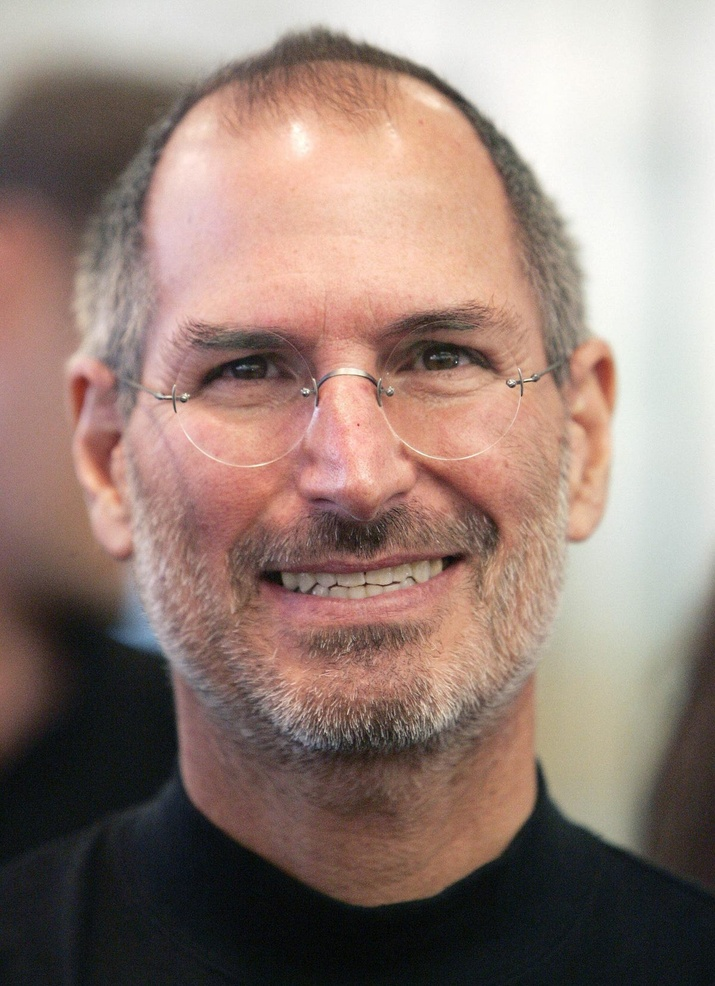
#> input picture docs/Part1. Object Detection/3. Edge Detection/img/steve.jpg, 715 x 986 px, shrunk from 1200 x 1654 before the run, found by its file name
$ jupyter execute code.ipynb   (shell and % lines are left out)
#> lines starting #> are read from the running program, lines starting #| are printed output that depends on the picture; after the words box and inside, x2 and y2 are one past the last pixel; in counts of white or black regions, pixels touching at a corner belong together
# Edge Detection

## Pary A. Image Review and Detection Test

I chose this image because the background is blurred. Of course, Steve Jobs is my idiot. I really want to be a successful inventor oneday. Thanks and enjoy

[cell 1]
import cv2
import numpy as np
import matplotlib.pyplot as plt

[cell 2]
img = cv2.imread("img\\steve.jpg")
#> img is the input picture: shape (986, 715, 3); mean B, G, R 118.9, 127.8, 149.2
img = cv2.cvtColor(img, cv2.COLOR_BGR2RGB)
plt.imshow(img)

[cell 3]
edges = cv2.Canny(image=img, threshold1=127, threshold2=127)
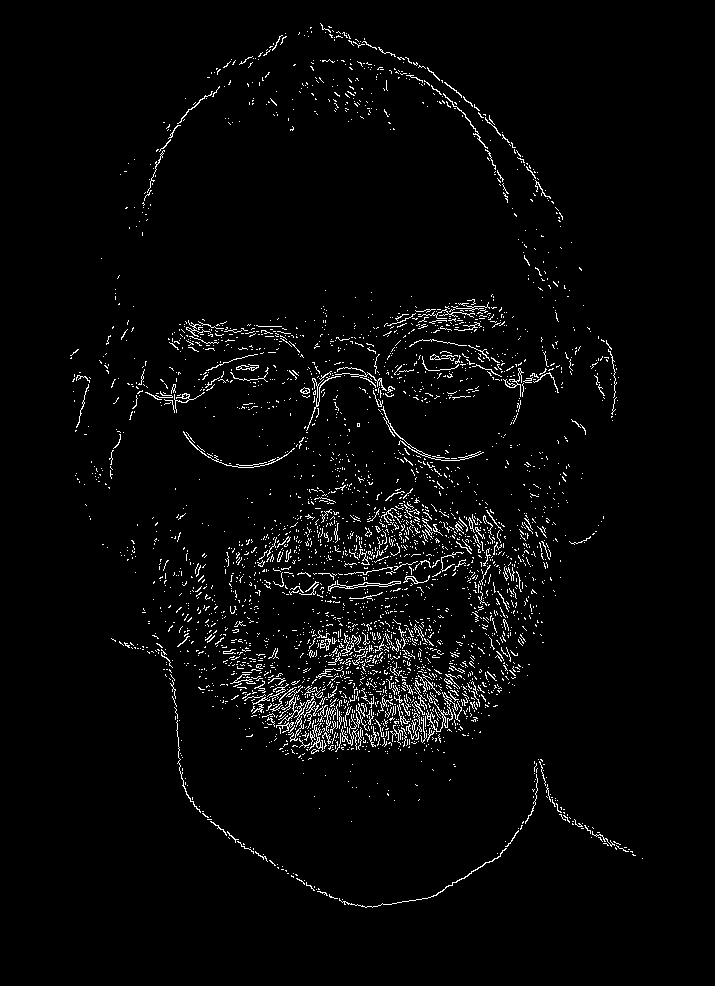
#> edges: shape (986, 715); 3% white in thin lines or dots, all inside (x1, y1, x2, y2) = (70, 23, 643, 908)
plt.imshow(edges, cmap='gray_r')

## Part B. Chossing Threshold

[cell 4]
median_val = np.median(img)
#> median_val = 134

[cell 5]
print("The maximum intensity of the image %d"%img.max())
#| The maximum intensity of the image 255
print("The minimum intensity of the image %d"%img.min())
#| The minimum intensity of the image 0

[cell 6]
const1, const2 = 0.7, 1.3
lower = int(max(0, const1* median_val))
#> lower = 93
upper = int(min(255,const2 * median_val))
#> upper = 174
edges = cv2.Canny(image=img, threshold1=lower, threshold2=upper)
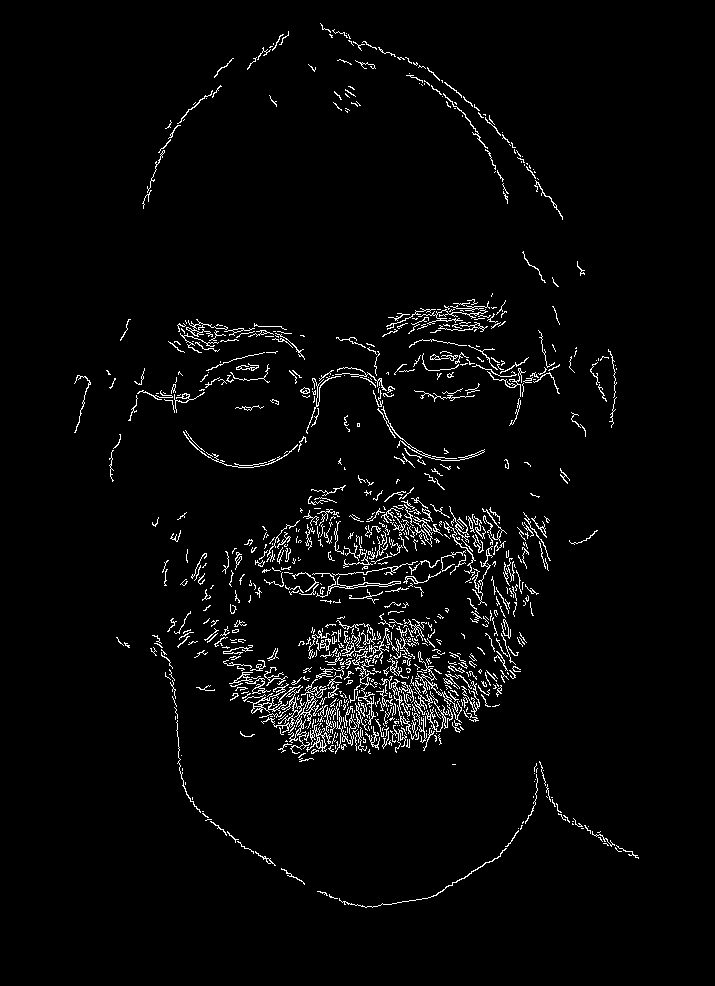
#> edges: shape (986, 715); 3.1% white in thin lines or dots, all inside (x1, y1, x2, y2) = (74, 23, 639, 908)
plt.imshow(edges, cmap='gray_r')

## Part C. Data Analysis with blurred image

[cell 7]
blurred_img = cv2.blur(img,ksize=(5,5))

const1, const2 = 0.1, 0.5
lower = int(max(0, const1* median_val))
#> lower = 13
upper = int(min(255,const2 * median_val))
#> upper = 67

edges = cv2.Canny(image=blurred_img, threshold1=lower, threshold2=upper)
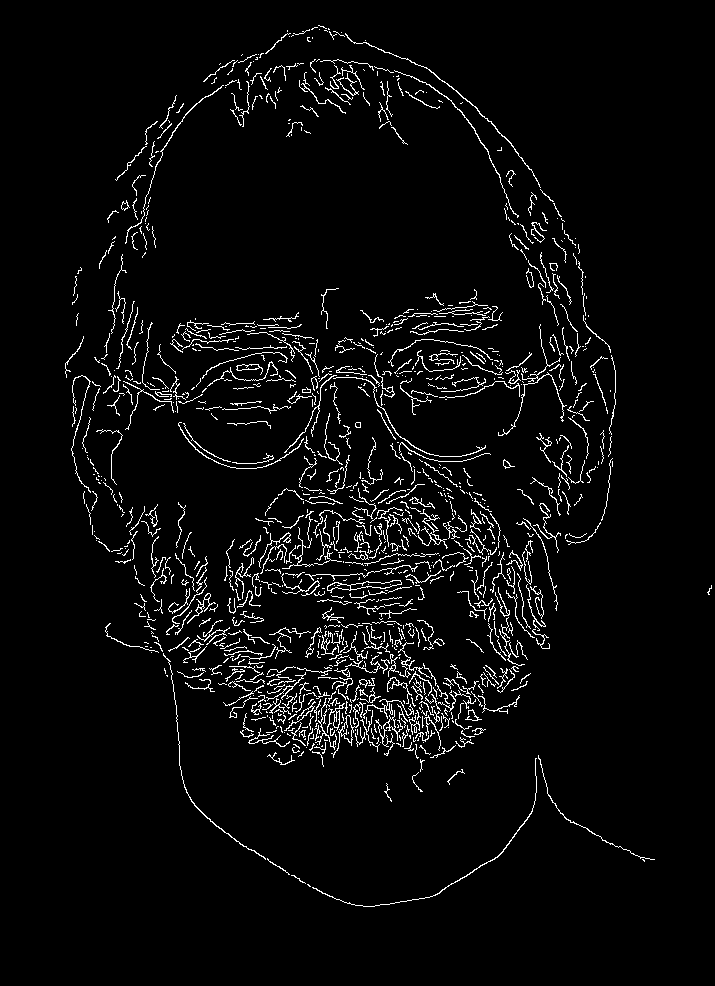
#> edges: shape (986, 715); 4.1% white in thin lines or dots, all inside (x1, y1, x2, y2) = (65, 25, 712, 907)
#> the sliders are set to const1 = 0.5, const2 = 0.5
plt.imshow(edges, cmap='gray_r')

[cell 8]
import ipywidgets as widgets
from ipywidgets import HBox, VBox
import numpy as np
import matplotlib.pyplot as plt
from IPython.display import display
import cv2
import numpy as np

[cell 9]
blurred_img = cv2.blur(img,ksize=(5,5))

[cell 10]
@widgets.interact(const1=(0, 1, 0.1), const2=(0,1,0.1))
def f(const1=0, const2=1):

#> called with const1 = 0.5, const2 = 0.5
    lower = int(max(0, const1* median_val))
#> lower = 67
    upper = int(min(255,const2 * median_val))
#> upper = 67

    edges = cv2.Canny(image=blurred_img, threshold1=lower, threshold2=upper)
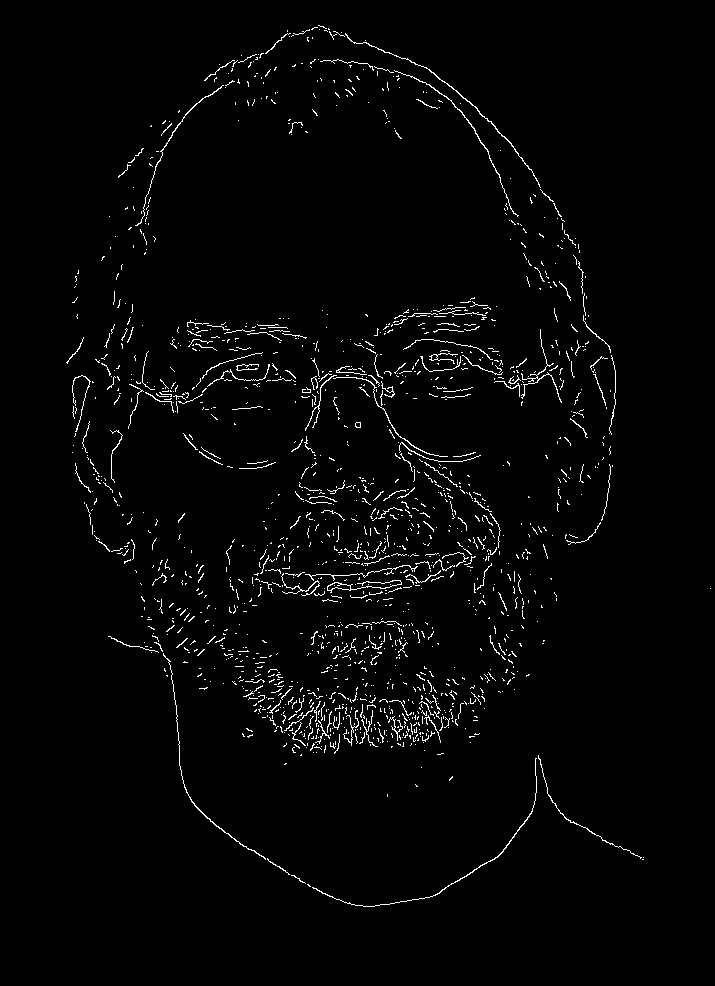
#> edges: shape (986, 715); 2.1% white in thin lines or dots, all inside (x1, y1, x2, y2) = (66, 25, 711, 907)
    plt.imshow(edges, cmap='gray_r')

# Part D. Conclusion

This image with threshold1 = 17 and threshold2=65 seems to have very good performace!

[cell 11]
lower = 17
upper = 65

edges = cv2.Canny(image=blurred_img, threshold1=lower, threshold2=upper)
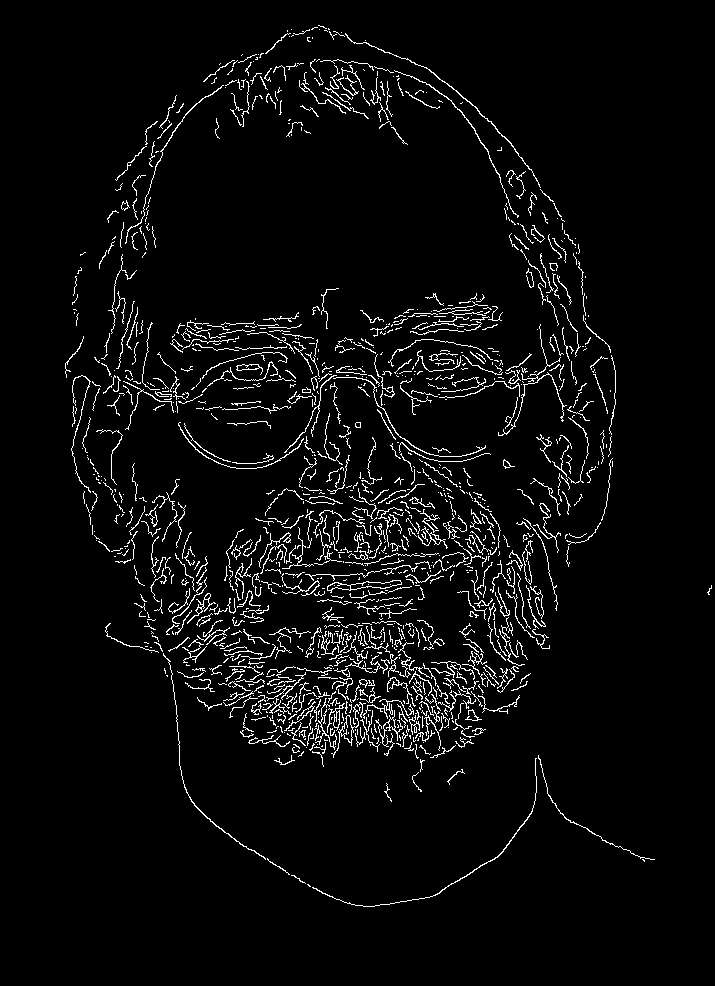
#> edges: shape (986, 715); 4.2% white in thin lines or dots, all inside (x1, y1, x2, y2) = (65, 25, 712, 907)

plt.subplot(1,2,1)
plt.imshow(edges, cmap='gray_r')
plt.subplot(1,2,2)
plt.imshow(img)
plt.show()
